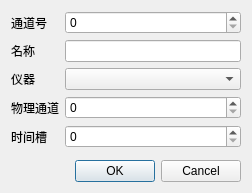
<?xml version="1.0" encoding="UTF-8"?>
<ui version="4.0">
 <class>DialogChannelConfig</class>
 <widget class="QDialog" name="DialogChannelConfig">
  <property name="geometry">
   <rect>
    <x>0</x>
    <y>0</y>
    <width>252</width>
    <height>177</height>
   </rect>
  </property>
  <property name="windowTitle">
   <string>通道配置</string>
  </property>
  <layout class="QFormLayout" name="formLayout">
   <item row="0" column="0">
    <widget class="QLabel" name="channelIdTitle">
     <property name="text">
      <string>通道号</string>
     </property>
    </widget>
   </item>
   <item row="0" column="1">
    <widget class="QSpinBox" name="channelId">
     <property name="maximum">
      <number>9999999</number>
     </property>
    </widget>
   </item>
   <item row="1" column="0">
    <widget class="QLabel" name="nameTitle">
     <property name="text">
      <string>名称</string>
     </property>
    </widget>
   </item>
   <item row="1" column="1">
    <widget class="QLineEdit" name="name"/>
   </item>
   <item row="6" column="0" colspan="2">
    <widget class="QDialogButtonBox" name="buttonBox">
     <property name="orientation">
      <enum>Qt::Horizontal</enum>
     </property>
     <property name="standardButtons">
      <set>QDialogButtonBox::Cancel|QDialogButtonBox::Ok</set>
     </property>
    </widget>
   </item>
   <item row="5" column="0" colspan="2">
    <spacer name="verticalSpacer">
     <property name="orientation">
      <enum>Qt::Vertical</enum>
     </property>
     <property name="sizeType">
      <enum>QSizePolicy::Minimum</enum>
     </property>
     <property name="sizeHint" stdset="0">
      <size>
       <width>0</width>
       <height>0</height>
      </size>
     </property>
    </spacer>
   </item>
   <item row="2" column="0">
    <widget class="QLabel" name="instrumentTitle">
     <property name="text">
      <string>仪器</string>
     </property>
    </widget>
   </item>
   <item row="2" column="1">
    <widget class="QComboBox" name="instrument"/>
   </item>
   <item row="3" column="0">
    <widget class="QLabel" name="channelTitle">
     <property name="text">
      <string>物理通道</string>
     </property>
    </widget>
   </item>
   <item row="3" column="1">
    <widget class="QSpinBox" name="channel">
     <property name="maximum">
      <number>99999</number>
     </property>
    </widget>
   </item>
   <item row="4" column="1">
    <widget class="QSpinBox" name="cycle">
     <property name="maximum">
      <number>1024</number>
     </property>
    </widget>
   </item>
   <item row="4" column="0">
    <widget class="QLabel" name="cycleTitle">
     <property name="text">
      <string>时间槽</string>
     </property>
    </widget>
   </item>
  </layout>
 </widget>
 <resources/>
 <connections>
  <connection>
   <sender>buttonBox</sender>
   <signal>accepted()</signal>
   <receiver>DialogChannelConfig</receiver>
   <slot>accept()</slot>
   <hints>
    <hint type="sourcelabel">
     <x>248</x>
     <y>254</y>
    </hint>
    <hint type="destinationlabel">
     <x>157</x>
     <y>274</y>
    </hint>
   </hints>
  </connection>
  <connection>
   <sender>buttonBox</sender>
   <signal>rejected()</signal>
   <receiver>DialogChannelConfig</receiver>
   <slot>reject()</slot>
   <hints>
    <hint type="sourcelabel">
     <x>316</x>
     <y>260</y>
    </hint>
    <hint type="destinationlabel">
     <x>286</x>
     <y>274</y>
    </hint>
   </hints>
  </connection>
 </connections>
</ui>
